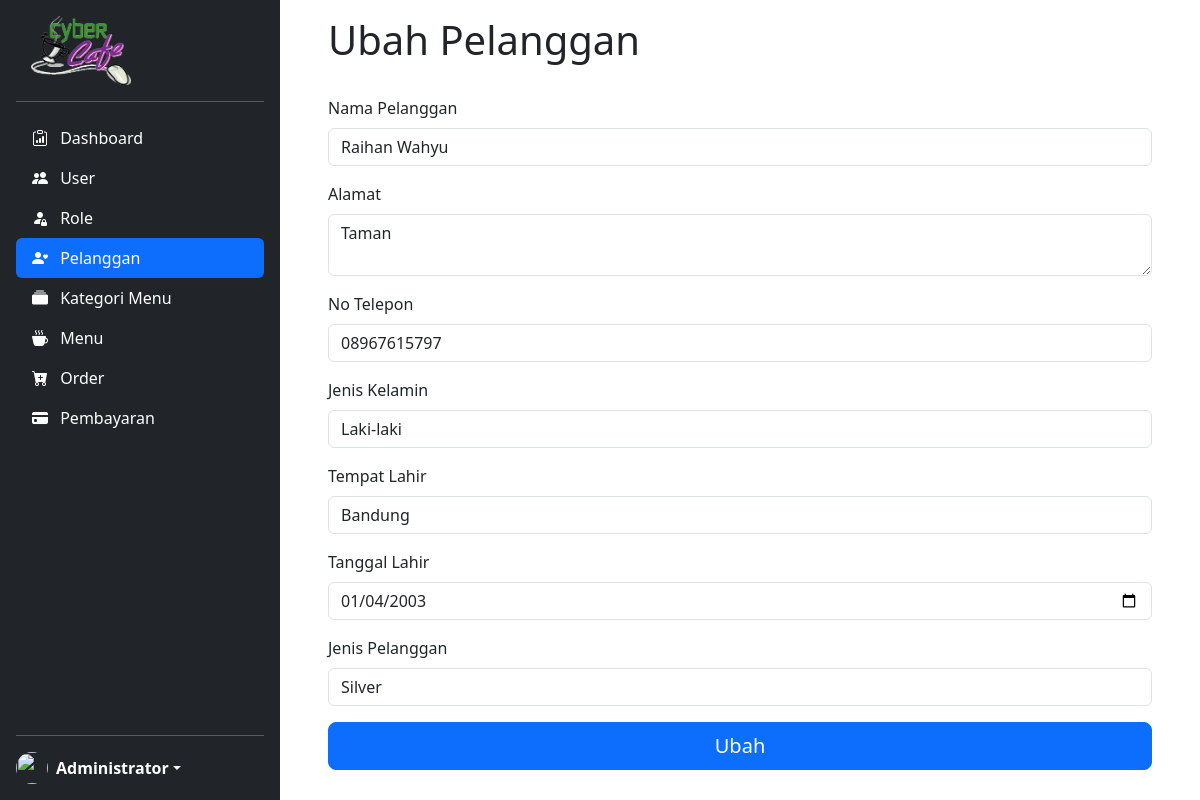
/ubah-pelanggan.php?id=1 (signed in), run on the app's committed database.
### tables this page shows
CREATE TABLE `pelanggan` (
  `id_pelanggan` int(11) NOT NULL,
  `nama_pelanggan` varchar(30) NOT NULL,
  `alamat` text NOT NULL,
  `no_telepon` varchar(13) NOT NULL,
  `jenis_kelamin` enum('Laki-laki','Perempuan') NOT NULL,
  `tempat_lahir` varchar(20) NOT NULL,
  `tanggal_lahir` date NOT NULL,
  `jenis_pelanggan` enum('Gold','Silver','Bronze') NOT NULL
);

### ubah-pelanggan.php (the view, shortened to what this page needs)
<!DOCTYPE html>
<html>
<head>
    <?php
	include "header.php";
	?>
</head>
<body>
    <main id="fullpage">
        <?php
        include "sidebar.php";
        ?>
        <div class="container pt-3 me-0 pe-5 ps-5 scrollarea">
            <div class="row">
                <div class="col">
                    <h1>Ubah Pelanggan</h1><br>
                    <?php
                    $id = $_GET['id'];
                    $result = mysqli_query($conn, "SELECT * FROM pelanggan WHERE id_pelanggan=$id");
                    while($pelanggan_data = mysqli_fetch_array($result)){
                        $alamat = $pelanggan_data['alamat'];
                        $nama_pelanggan = $pelanggan_data['nama_pelanggan'];
                        $no_telepon = $pelanggan_data['no_telepon'];
                        $jenis_kelamin = $pelanggan_data['jenis_kelamin'];
                        $tempat_lahir = $pelanggan_data['tempat_lahir'];
                        $tanggal_lahir = $pelanggan_data['tanggal_lahir'];
                        $jenis_pelanggan = $pelanggan_data['jenis_pelanggan'];
                    }
                    ?>
                    <form method="post" action="proses-pelanggan.php">
                        <div class="mb-3">
                            <label for="form-nama" class="form-label">Nama Pelanggan</label>
                            <input type="text" class="form-control" id="form-nama" name="nama_pelanggan" placeholder="Masukkan Nama Pelanggan" value="<?=$nama_pelanggan?>">
                        </div>
                        <div class="mb-3">
                            <label for="form-alamat" class="form-label">Alamat</label>
                            <textarea class="form-control" id="form-alamat" name="alamat" placeholder="Masukkan Alamat Pelanggan"><?=$alamat?></textarea>
                        </div>
                        <div class="mb-3">
                            <label for="form-telp" class="form-label">No Telepon</label>
                            <input type="number" class="form-control" id="form-telp" name="no_telepon" placeholder="Masukkan No Telepon Pelanggan" value="<?=$no_telepon?>">
                        </div>
                        <div class="mb-3">
                            <label for="form-jk" class="form-label">Jenis Kelamin</label>
                            <select name="jenis_kelamin" id="form-jk" class="form-control">
                                <option value="Laki-laki" <?=($jenis_kelamin=='Laki-laki')?'selected':''?>>Laki-laki</option>
                            </select>
                        </div>
                        <div class="mb-3">
                            <label for="form-tempat" class="form-label">Tempat Lahir</label>
                            <input type="text" class="form-control" id="form-tempat" name="tempat_lahir" placeholder="Masukkan Tempat Lahir Pelanggan" value="<?=$tempat_lahir?>">
                        </div>
                        <div class="mb-3">
                            <label for="form-tanggal" class="form-label">Tanggal Lahir</label>
                            <input type="date" class="form-control" id="form-tanggal" name="tanggal_lahir" placeholder="Masukkan Tanggal Lahir Pelanggan" value="<?=$tanggal_lahir?>">
                        </div>
                        <div class="mb-3">
                            <label for="form-jp" class="form-label">Jenis Pelanggan</label>
                            <select name="jenis_pelanggan" id="form-jp" class="form-control">
                                <option value="Silver" <?=($jenis_pelanggan=='Silver')?'selected':''?>>Silver</option>
                            </select>
                        </div>
                        <input type="submit" name='ubah' value="Ubah" class="w-100 btn btn-lg btn-primary">
                    </form>
                </div>
            </div>
        </div>
    </main>
</body>
</html>

### css/style.css (style rules this page uses)
body { min-height: 100vh; min-height: -webkit-fill-available; display: block; }
html { height: -webkit-fill-available; }
#fullpage { display: flex; flex-wrap: nowrap; height: 100vh; height: -webkit-fill-available; max-height: 100vh; overflow-x: auto; overflow-y: hidden; }
.scrollarea { overflow-y: auto; }

### data on the page
pelanggan: nama_pelanggan "Raihan Wahyu", alamat "Taman", no_telepon "08967615797", jenis_kelamin "Laki-laki", tempat_lahir "Bandung", tanggal_lahir "01/04/2003", jenis_pelanggan "Silver"

### other printed values
$_SESSION['nama_user'] "Administrator"
